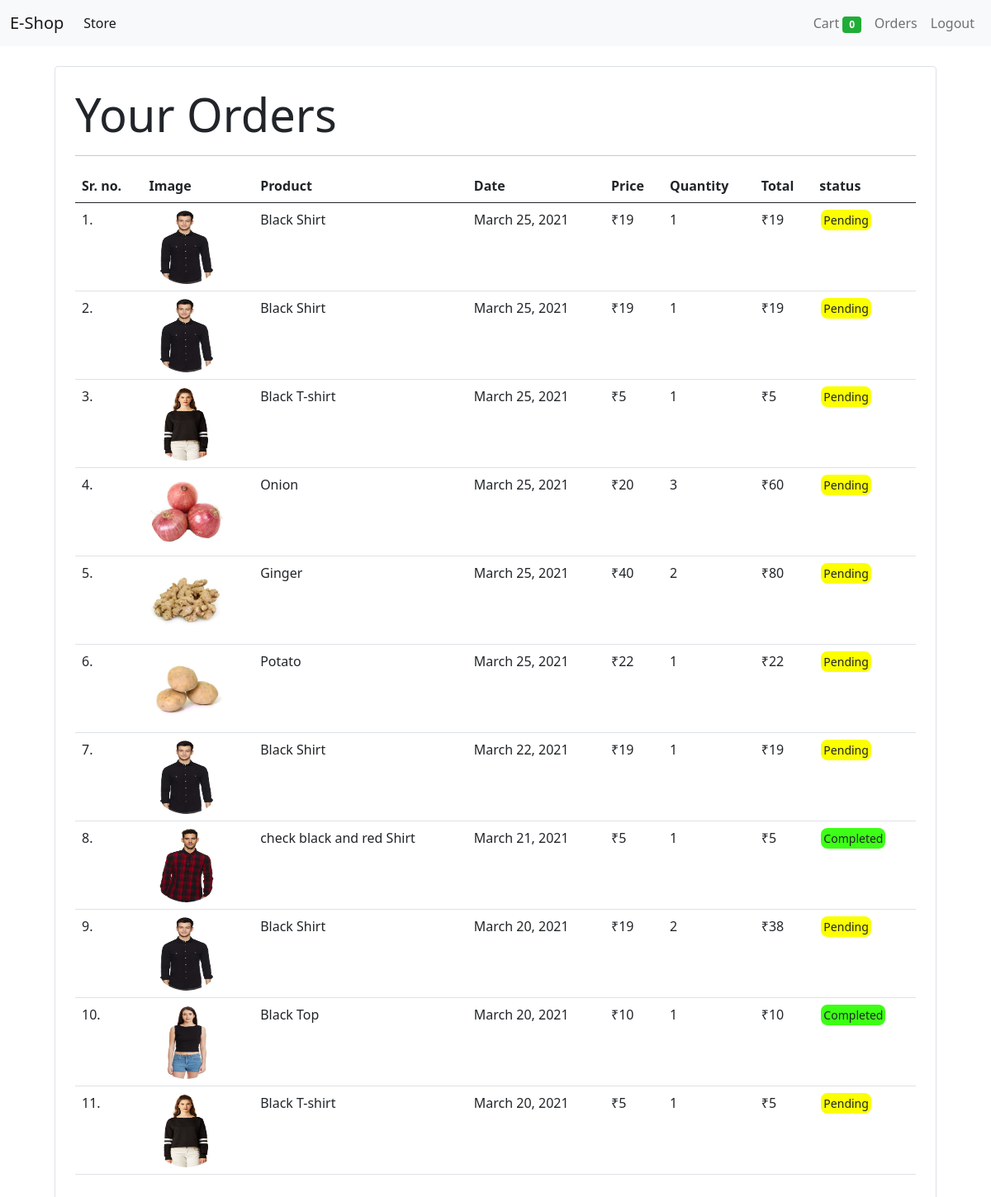
/orders (signed in), run on the app's committed database.
### store/models/orders.py (models this page shows, shortened)
class Order(models.Model):
	product = models.ForeignKey ( Product ,
	                              on_delete=models.CASCADE )
	customer = models.ForeignKey ( Customer ,
	                               on_delete=models.CASCADE )
	quantity = models.IntegerField(default=1)
	price = models.IntegerField()
	address = models.CharField(max_length=50 , default="", blank=True)
	phone = models.CharField(max_length=50, default="" , blank=True)
	date = models.DateField(default=datetime.datetime.today)
	status = models.BooleanField(default=False)
	@staticmethod
	def get_orders_by_customer(customer_id):
		return Order\
			.objects\
			.filter(customer = customer_id)\
			.order_by('-date')

### store/models/product.py (models this page shows, shortened)
class Product(models.Model):
	name = models.CharField(max_length=50)
	price = models.IntegerField(default=0)
	category = models.ForeignKey(Category, on_delete=models.CASCADE , default=1)
	descriptin = models.CharField(max_length=200 , default='' , null=True , blank=True)
	image = models.ImageField( upload_to = 'products/upload' )

### store/middlewares/auth.py (the view)
    def middleware(request):
        print(request.session.get('customer'))
        returnUrl = request.META['PATH_INFO']
        print(request.META['PATH_INFO'])
        if not request.session.get('customer'):
           return redirect(f'login?return_url={returnUrl}')
        response = get_response(request)
        return response

### store/templatetags/custom_filter.py (called while the page is built)
@register.filter(name='currency')
def currency(number):
    return "₹"+str(number)

@register.filter(name='multiply')
def multiplyh(number , number1):
    return number * number1

### store/views/orders.py (called while the page is built)
    def get(self , request ):
        customer = request.session.get('customer')
        orders = Order.get_orders_by_customer(customer)
        print(orders)
        return render(request , 'orders.html'  , {'orders' : orders})

### store/templates/orders.html
{% extends 'base.html' %}
{% block content %}
{% load cart %}
{% load custom_filter %}
<div class="container">
    <div class="border rounded p-4 m-4">
      <p class="display-4 "> Your Orders</p>
        <hr>
        <table class="table">
            <thead>
                <tr>
                    <th>Sr. no.</th>
                    <th>Image</th>
                    <th>Product</th>
                    <th>Date</th>
                    <th>Price</th>
                    <th>Quantity</th>
                    <th>Total</th>
                    <th>status</th>
                </tr>
            </thead>
            <tbody>
                {% for order in orders %}
                <tr>
                    <td>{{forloop.counter}}.</td>
                    <td><img style="height: 90px; width: 90px;" class="rounded-circle" src="{{order.product.image.url}}" alt="image loading..."></td>
                    <td>{{order.product.name}}</td>
                    <td>{{order.date}}</td>
                    <td>{{order.price|currency}}</td>
                    <td>{{order.quantity}}</td>
                    <td>{{order.quantity|multiply:order.price|currency}}</td>
                    {% if order.status %}
                    <td><small style="background-color:rgb(61, 255, 22); border-radius: 8px; margin: 2px; padding: 3px;">Completed</small></td>
                    {%else%}
                    <td><small style="background-color:rgb(251, 255, 2); border-radius: 8px; margin: 2px; padding: 3px">Pending</small></td>
                    {% endif %}
                </tr>
                {% endfor %}
            </tbody>
        </table>
    </div>
</div>
{% endblock %}

### store/templates/base.html (shortened to what this page needs)
<!doctype html>
<html lang="en">
  <head>
    <link href="https://cdn.jsdelivr.net/npm/bootstrap@5.0.0-beta1/dist/css/bootstrap.min.css" rel="stylesheet">
  </head>
  <body>
    <nav class="navbar navbar-expand-lg navbar-light bg-light">
      <div class="container-fluid">
        <a class="navbar-brand" href="/">E-Shop</a>
        <div class="collapse navbar-collapse" id="navbarSupportedContent">
          <ul class="navbar-nav me-auto mb-2 mb-lg-0">
            <li class="nav-item">
              <a class="nav-link active" aria-current="page" href="#">Store</a>
            </li>
          </ul>
          <ul class=" navbar-nav my-2 my-lg-0">
            <li class="nav-item">
              <a class="nav-link " aria-current="page" href="/cart">Cart
                <span class="badge badge-info" style="background-color:rgb(31, 173, 55);">{{request.session.cart.keys|length}}</span>
              </a>
            </li>
            {% if request.session.customer %}
            <li class="nav-item">
              <a class="nav-link " aria-current="page" href="/orders">Orders</a>
            </li>
            <li class="nav-item">
              <a class="nav-link " aria-current="page" href="/logout">Logout</a>
            </li>
            {% endif %}
          </ul>
        </div>
      </div>
    </nav>
    {% block content %}
    {% endblock %}
  </body>
</html>

### data on the page
Order: product.image (picture), product.name "Black Shirt", date "March 25, 2021", price "₹19", quantity "1", quantity|multiply "₹19", status "Pending"
Order: product.image (picture), product.name "Black Shirt", date "March 25, 2021", price "₹19", quantity "1", quantity|multiply "₹19", status "Pending"
Order: product.image (picture), product.name "Black T-shirt", date "March 25, 2021", price "₹5", quantity "1", quantity|multiply "₹5", status "Pending"
Order: product.image (picture), product.name "Onion", date "March 25, 2021", price "₹20", quantity "3", quantity|multiply "₹60", status "Pending"
Order: product.image (picture), product.name "Ginger", date "March 25, 2021", price "₹40", quantity "2", quantity|multiply "₹80", status "Pending"
Order: product.image (picture), product.name "Potato", date "March 25, 2021", price "₹22", quantity "1", quantity|multiply "₹22", status "Pending"
Order: product.image (picture), product.name "Black Shirt", date "March 22, 2021", price "₹19", quantity "1", quantity|multiply "₹19", status "Pending"
Order: product.image (picture), product.name "check black and red Shirt", date "March 21, 2021", price "₹5", quantity "1", quantity|multiply "₹5", status "Completed"
Order: product.image (picture), product.name "Black Shirt", date "March 20, 2021", price "₹19", quantity "2", quantity|multiply "₹38", status "Pending"
Order: product.image (picture), product.name "Black Top", date "March 20, 2021", price "₹10", quantity "1", quantity|multiply "₹10", status "Completed"
Order: product.image (picture), product.name "Black T-shirt", date "March 20, 2021", price "₹5", quantity "1", quantity|multiply "₹5", status "Pending"

### other printed values
{{ request.session.cart.keys|length }} "0"
